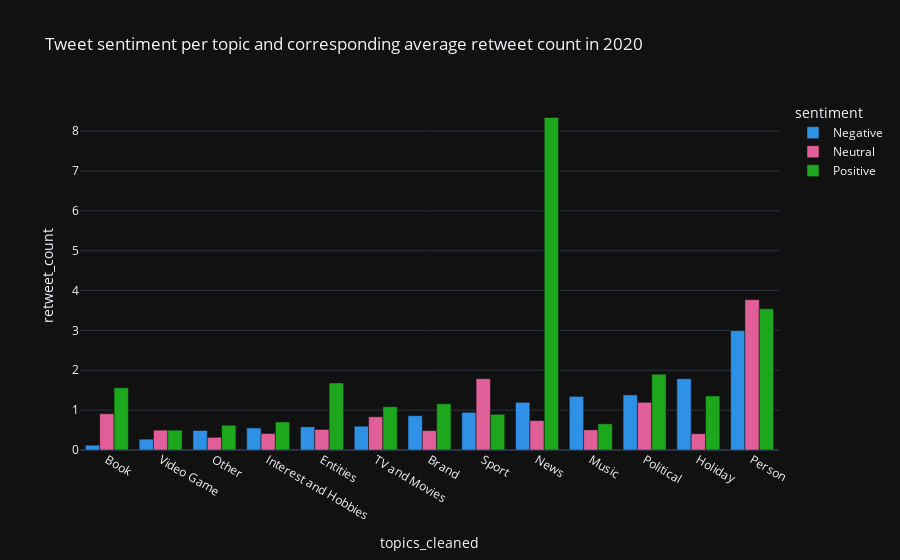

The cell this chart's notebook holds for it:
### Code cell
fig = px.bar(topic_analysis_2020_sentiment, x="topics_cleaned", y="retweet_count", color="sentiment", barmode="group", color_discrete_sequence=px.colors.qualitative.Dark24, title='Tweet sentiment per topic and corresponding average retweet count in 2020')
fig.show()

### Figure 1 — Plotly figure (JSON) as saved in the notebook; plotly's stock layout.template omitted (floating-point values rounded to 4 significant figures)
{"data": [{"alignmentgroup": "True", "hovertemplate": "sentiment=Negative<br>topics_cleaned=%{x}<br>retweet_count=%{y}<extra></extra>", "legendgroup": "Negative", "marker": {"color": "#2E91E5", "pattern": {"shape": ""}}, "name": "Negative", "offsetgroup": "Negative", "orientation": "v", "showlegend": true, "textposition": "auto", "x": ["Book", "Video Game", "Other", "Interest and Hobbies", "Entities", "TV and Movies", "Brand", "Sport", "News", "Music", "Political", "Holiday", "Person"], "xaxis": "x", "y": [0.1205, 0.2718, 0.4895, 0.5534, 0.5819, 0.5972, 0.8612, 0.9445, 1.195, 1.344, 1.381, 1.787, 2.992], "yaxis": "y", "type": "bar"}, {"alignmentgroup": "True", "hovertemplate": "sentiment=Neutral<br>topics_cleaned=%{x}<br>retweet_count=%{y}<extra></extra>", "legendgroup": "Neutral", "marker": {"color": "#E15F99", "pattern": {"shape": ""}}, "name": "Neutral", "offsetgroup": "Neutral", "orientation": "v", "showlegend": true, "textposition": "auto", "x": ["Other", "Holiday", "Interest and Hobbies", "Brand", "Video Game", "Music", "Entities", "News", "TV and Movies", "Book", "Political", "Sport", "Person"], "xaxis": "x", "y": [0.3171, 0.409, 0.4136, 0.4867, 0.4985, 0.505, 0.5162, 0.7367, 0.8326, 0.9101, 1.196, 1.788, 3.772], "yaxis": "y", "type": "bar"}, {"alignmentgroup": "True", "hovertemplate": "sentiment=Positive<br>topics_cleaned=%{x}<br>retweet_count=%{y}<extra></extra>", "legendgroup": "Positive", "marker": {"color": "#1CA71C", "pattern": {"shape": ""}}, "name": "Positive", "offsetgroup": "Positive", "orientation": "v", "showlegend": true, "textposition": "auto", "x": ["Video Game", "Other", "Music", "Interest and Hobbies", "Sport", "TV and Movies", "Brand", "Holiday", "Book", "Entities", "Political", "Person", "News"], "xaxis": "x", "y": [0.4979, 0.6206, 0.6571, 0.7028, 0.8952, 1.086, 1.161, 1.355, 1.562, 1.68, 1.901, 3.541, 8.341], "yaxis": "y", "type": "bar"}], "layout": {"xaxis": {"anchor": "y", "domain": [0.0, 1.0], "title": {"text": "topics_cleaned"}}, "yaxis": {"anchor": "x", "domain": [0.0, 1.0], "title": {"text": "retweet_count"}}, "legend": {"title": {"text": "sentiment"}, "tracegroupgap": 0}, "title": {"text": "Tweet sentiment per topic and corresponding average retweet count in 2020"}, "barmode": "group"}}
